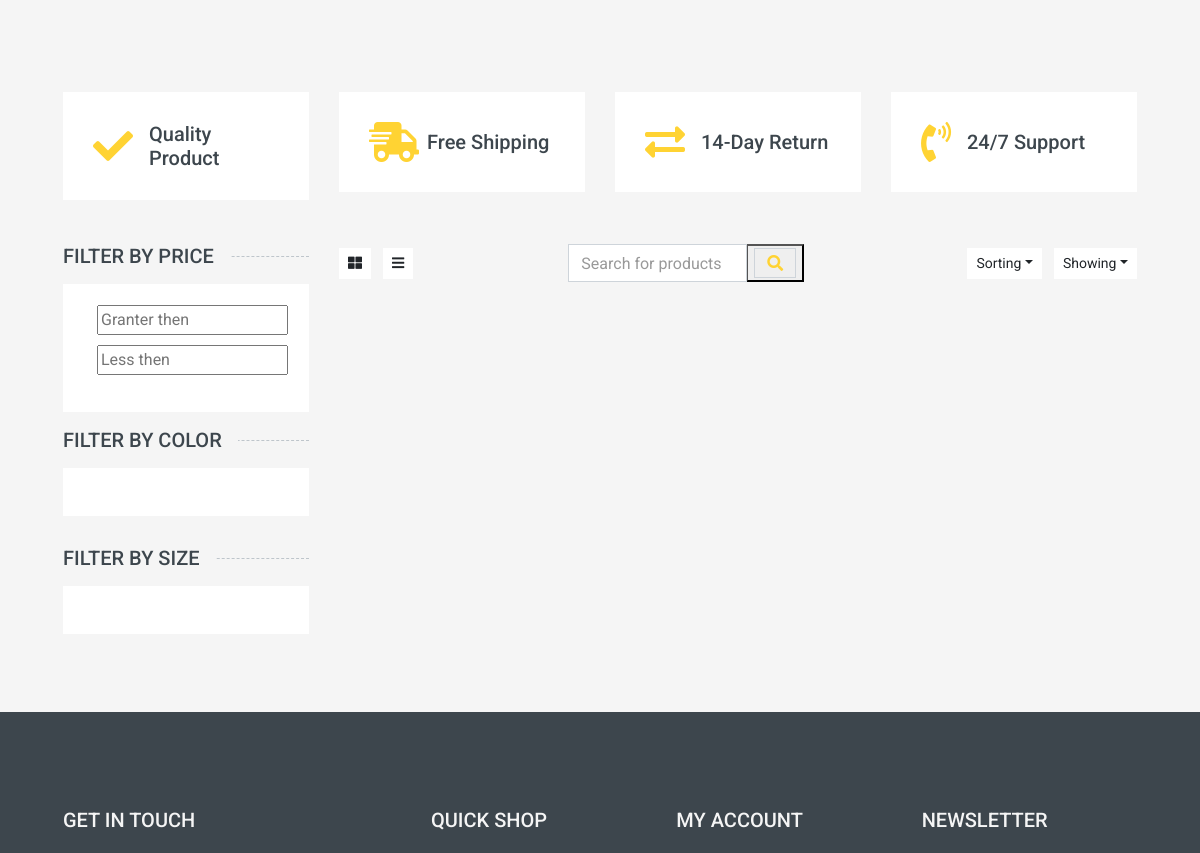
Before: /products/ (middle part) with the older database file.
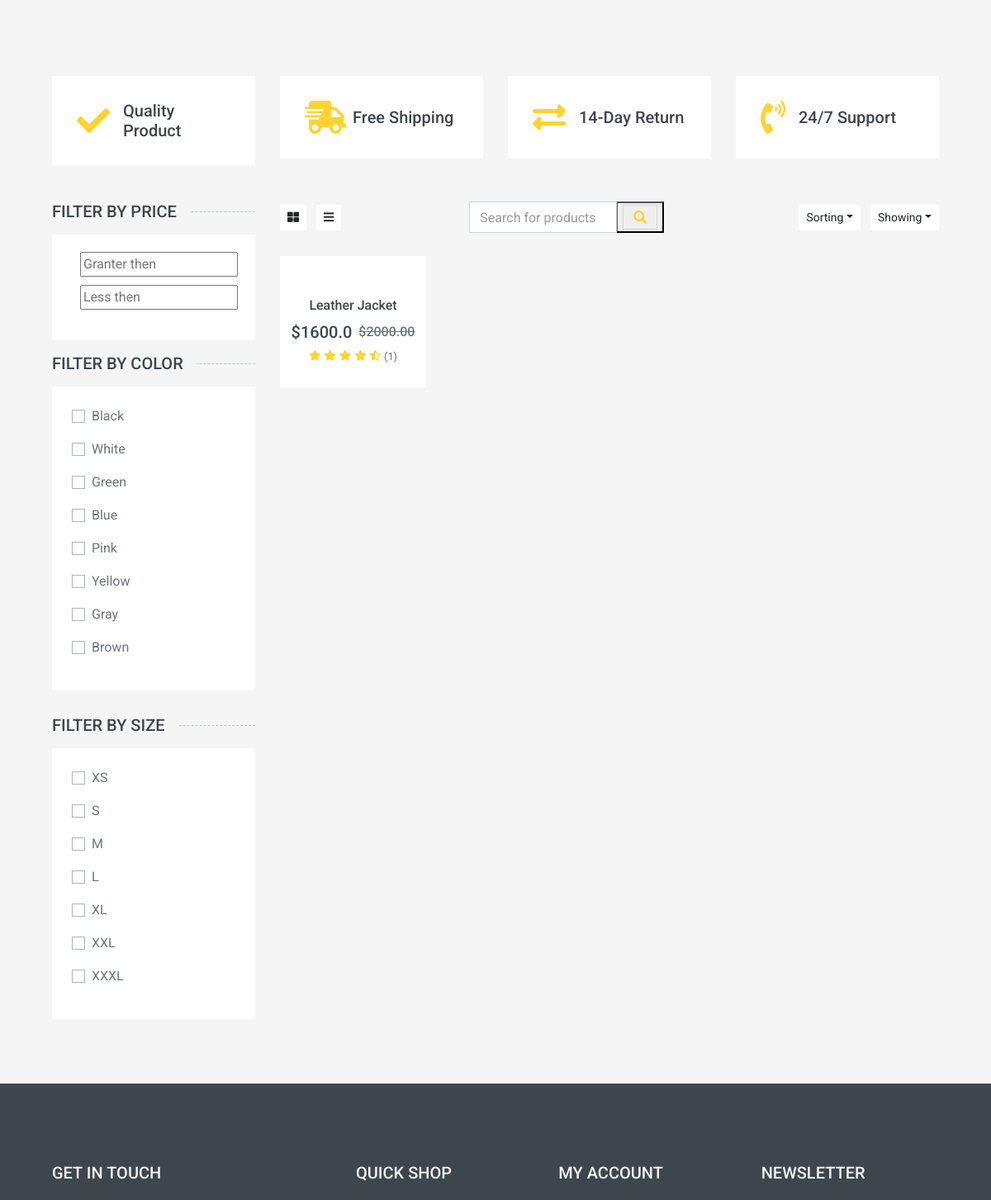
After: the same page with the newer database file.
### apps/shop/models.py (models this page shows, shortened)
class ProductColors(models.Model):
    color = models.CharField("Color", max_length=25)
    class Meta:
        verbose_name = "Color"
        verbose_name_plural = "Colors"

class ProductSizes(models.Model):
    size = models.CharField("Size", max_length=5)
    class Meta:
        verbose_name = "Size"
        verbose_name_plural = "Sizes"

class Product(models.Model):
    slug = models.SlugField("Slug", max_length=100, null=False, unique=True)
    name = models.CharField("Product name", max_length=100)
    category = models.ForeignKey(Category, on_delete=models.SET_NULL, related_name="products", null=True, blank=False, verbose_name="Category")
    price = models.DecimalField("Price", max_digits=7, decimal_places=2)
    discount = models.PositiveSmallIntegerField("Discount", blank=True, default=0)
    sizes = models.ManyToManyField(ProductSizes, related_name="products")
    colors = models.ManyToManyField(ProductColors, related_name="products")
    description = models.TextField("Description")
    created = models.DateTimeField("Date created", auto_now_add=True)
    class Meta:
        verbose_name = "Product"
        verbose_name_plural = "Products"
    @property
    def total_price(self):
        price = float(self.price)
        return price - (price * (self.discount / 100))

### apps/shop/views.py (the view)
# urls.py: path("products/", view=views.category_products_view, name="category_products"),
def category_products_view(request, slug=None):
    if slug is None:
        queryset = Product.objects.all()
    else:
        queryset = Product.objects.filter(category__slug=slug)
    order_by = request.GET.get("order_by")
    if order_by is not None:
        queryset = queryset.order_by(order_by)
    filter = ProductFilter(data=request.GET, queryset=queryset)
    sizes = ProductSizes.objects.all().distinct()
    colors = ProductColors.objects.all().distinct()
    context = {
        "sizes": sizes,
        "colors": colors,
        "filter": filter,
    }
    return render(request=request, template_name="category_products.html", context=context)

### apps/account/context_processors.py (called while the page is built)
def favorites_count(request):
    user: User = request.user
    if user.is_authenticated:
        count = user.favorites.count()
    else:
        count = 0
    context = {
        "favorites_count": count
    }
    return context

### apps/shop/context_processors.py (called while the page is built)
def categories_processor(request):
    categories = Category.objects.filter(parent=None)
    context = {
        "categories": categories
    }
    return context

def cart_products_count(request):
    user = request.user
    if user.is_authenticated:
        cart = get_or_create_cart(request)
        count = 0
        for product in cart.cart_products.all():
            count += product.quantity
    else:
        count = 0
    context = {
        "cart_products_count": count
    }
    return context

### apps/shop/templates/category_products.html (shortened to what the changed rows need)
{% extends 'base.html' %}
{% load static %}
{% block content %}
{% include 'banner.html' %}
<form method="get">
    <div class="container-fluid">
        <div class="row px-xl-5">
            <div class="col-lg-3 col-md-4">
                <h5 class="section-title position-relative text-uppercase mb-3"><span class="bg-secondary pr-3">Filter by price</span></h5>
                <div class="bg-light p-4 mb-3">
                    <div class="custom-control d-flex align-items-center justify-content-between mb-3">
                    </div>
                    <div class="custom-control d-flex align-items-center justify-content-between mb-3">
                    </div>
                </div>
                <h5 class="section-title position-relative text-uppercase mb-3"><span class="bg-secondary pr-3">Filter by color</span></h5>
                <div class="bg-light p-4 mb-30">
                    {% for color in colors %}
                    <div class="custom-control custom-checkbox d-flex align-items-center justify-content-between mb-3">
                        <label class="custom-control-label" for="color-{{ color.pk }}">{{ color.color }}</label>
                    </div>
                    {% endfor %}
                </div>
                <h5 class="section-title position-relative text-uppercase mb-3"><span class="bg-secondary pr-3">Filter by size</span></h5>
                <div class="bg-light p-4 mb-30">
                    {% for size in sizes %}
                    <div class="custom-control custom-checkbox d-flex align-items-center justify-content-between mb-3">
                        <label class="custom-control-label" for="size-{{ size.pk }}">{{ size.size }}</label>
                    </div>
                    {% endfor %}
                </div>
            </div>
            <div class="col-lg-9 col-md-8">
                <div class="row pb-3">
                    {% for product in filter.qs %}
                    <div class="col-lg-3 col-md-4 col-sm-6 pb-1">
                        <div class="product-item bg-light mb-4">
                            <div class="product-img position-relative overflow-hidden">
                                <div class="product-action">
                                </div>
                            </div>
                            <div class="text-center py-4">
                                <a class="h6 text-decoration-none text-truncate" href="">{{ product.name }}</a>
                                <div class="d-flex align-items-center justify-content-center mt-2">
                                    <h5>${{product.total_price}}</h5><h6 class="text-muted ml-2"><del>${{product.price}}</del></h6>
                                </div>
                                <div class="d-flex align-items-center justify-content-center mb-1">
                                    <small class="fa fa-star text-primary mr-1"></small>
                                    <small class="fa fa-star text-primary mr-1"></small>
                                    <small class="fa fa-star text-primary mr-1"></small>
                                    <small class="fa fa-star text-primary mr-1"></small>
                                    <small class="fa fa-star-half-alt text-primary mr-1"></small>
                                    <small>({{ product.reviews.count }})</small>
                                </div>
                            </div>
                        </div>
                    </div>
                    {% endfor %}
                </div>
            </div>
        </div>
    </div>
</form>
{% endblock %}

Changed rows visible on the page:
added ProductColors: color "Black"
added ProductColors: color "White"
added ProductColors: color "Green"
added ProductColors: color "Blue"
added ProductColors: color "Pink"
added ProductColors: color "Yellow"
added ProductColors: color "Gray"
added ProductColors: color "Brown"
added ProductSizes: size "XS"
added ProductSizes: size "S"
added ProductSizes: size "M"
added ProductSizes: size "L"
added ProductSizes: size "XL"
added ProductSizes: size "XXL"
added ProductSizes: size "XXXL"
added Product: name "Leather Jacket", total_price "1600.0", price "2000.00", reviews.count "1"
